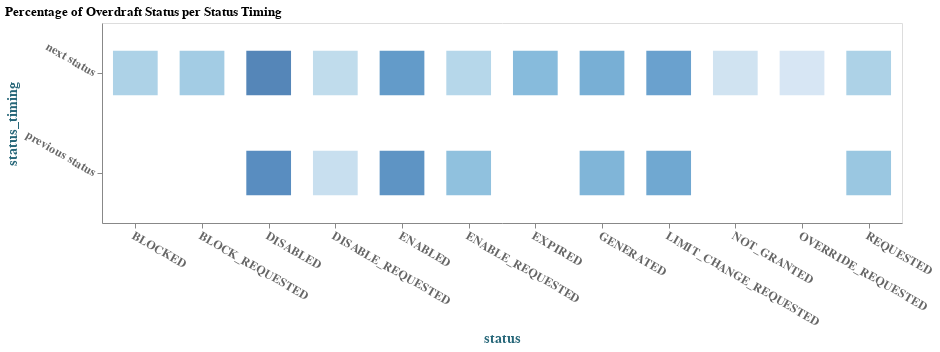

Here is the notebook cell this chart was saved with:
### Code cell
af.square_multi(
    df_count_per_label, "percentage:O", "status:N", "status_timing:N", 800, 200, 2000
).properties(title="Percentage of Overdraft Status per Status Timing")

### Figure 1 — Vega-Lite specification as saved in the notebook (floating-point values rounded to 4 significant figures)
{"config": {"view": {"continuousWidth": 400, "continuousHeight": 300}, "axis": {"grid": false, "labelAngle": 30, "labelColor": "#666666", "labelFontSize": 12, "labelFontWeight": "bold", "titleColor": "#266678", "titleFontSize": 14}}, "vconcat": [{"mark": {"type": "square", "size": 2000}, "encoding": {"color": {"condition": {"type": "ordinal", "field": "percentage", "legend": null, "selection": "selector001"}, "value": "lightGray"}, "tooltip": {"type": "ordinal", "field": "percentage"}, "x": {"type": "nominal", "field": "status"}, "y": {"type": "nominal", "axis": {"orient": "left"}, "field": "status_timing"}}, "height": 200, "selection": {"selector001": {"type": "single", "empty": "all", "fields": ["status:N", "status_timing:N"]}}, "width": 800}], "data": {"name": "data-b2791e50f4d29c4f267e8a67b8b7c134"}, "resolve": {"scale": {"color": "independent"}}, "title": "Percentage of Overdraft Status per Status Timing", "$schema": "https://vega.github.io/schema/vega-lite/v4.8.1.json", "datasets": {"data-b2791e50f4d29c4f267e8a67b8b7c134": [{"status": "DISABLED", "status_timing": "previous status", "user_created": 16418, "percentage": 40.8}, {"status": "ENABLED", "status_timing": "previous status", "user_created": 14281, "percentage": 35.5}, {"status": "LIMIT_CHANGE_REQUESTED", "status_timing": "previous status", "user_created": 3523, "percentage": 8.8}, {"status": "GENERATED", "status_timing": "previous status", "user_created": 3150, "percentage": 7.8}, {"status": "ENABLE_REQUESTED", "status_timing": "previous status", "user_created": 1485, "percentage": 3.7}, {"status": "REQUESTED", "status_timing": "previous status", "user_created": 1230, "percentage": 3.1}, {"status": "DISABLE_REQUESTED", "status_timing": "previous status", "user_created": 108, "percentage": 0.3}, {"status": "DISABLED", "status_timing": "next status", "user_created": 6435, "percentage": 48.7}, {"status": "ENABLED", "status_timing": "next status", "user_created": 3344, "percentage": 25.3}, {"status": "LIMIT_CHANGE_REQUESTED", "status_timing": "next status", "user_created": 1210, "percentage": 9.2}, {"status": "GENERATED", "status_timing": "next status", "user_created": 1114, "percentage": 8.4}, {"status": "EXPIRED", "status_timing": "next status", "user_created": 639, "percentage": 4.8}, {"status": "BLOCK_REQUESTED", "status_timing": "next status", "user_created": 145, "percentage": 1.1}, {"status": "BLOCKED", "status_timing": "next status", "user_created": 97, "percentage": 0.7}, {"status": "REQUESTED", "status_timing": "next status", "user_created": 91, "percentage": 0.7}, {"status": "ENABLE_REQUESTED", "status_timing": "next status", "user_created": 67, "percentage": 0.5}, {"status": "DISABLE_REQUESTED", "status_timing": "next status", "user_created": 55, "percentage": 0.4}, {"status": "NOT_GRANTED", "status_timing": "next status", "user_created": 10, "percentage": 0.1}, {"status": "OVERRIDE_REQUESTED", "status_timing": "next status", "user_created": 5, "percentage": 0.0}]}}
